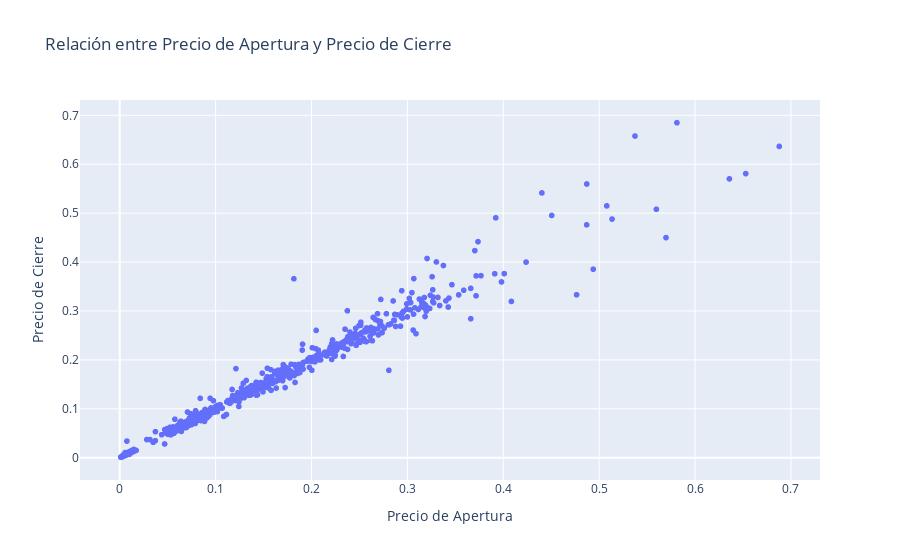

The notebook cell saved with this chart:
### Code cell
import pandas as pd
import plotly.express as px

dataset = pd.read_csv('DOGE-USD.csv')
dataset.dropna(inplace=True)
fig = px.scatter(dataset,
                x = 'Open',
                y = 'Close',
                title = "Relación entre Precio de Apertura y Precio de Cierre",
                labels = {'Open': 'Precio de Apertura', 'Close': 'Precio de Cierre'})

fig.show()

### Figure 1 — Plotly figure (JSON) as saved in the notebook; plotly's stock layout.template omitted (floating-point values rounded to 4 significant figures; data arrays with more than 128 entries replaced by an {"elided": "..."} marker saying what was removed)
{"data": [{"hovertemplate": "Precio de Apertura=%{x}<br>Precio de Cierre=%{y}<extra></extra>", "legendgroup": "", "marker": {"color": "#636efa", "symbol": "circle"}, "mode": "markers", "name": "", "showlegend": false, "type": "scattergl", "x": {"elided": "2334 float values"}, "xaxis": "x", "y": {"elided": "2334 float values"}, "yaxis": "y"}], "layout": {"legend": {"tracegroupgap": 0}, "title": {"text": "Relación entre Precio de Apertura y Precio de Cierre"}, "xaxis": {"anchor": "y", "domain": [0, 1], "title": {"text": "Precio de Apertura"}}, "yaxis": {"anchor": "x", "domain": [0, 1], "title": {"text": "Precio de Cierre"}}}}
